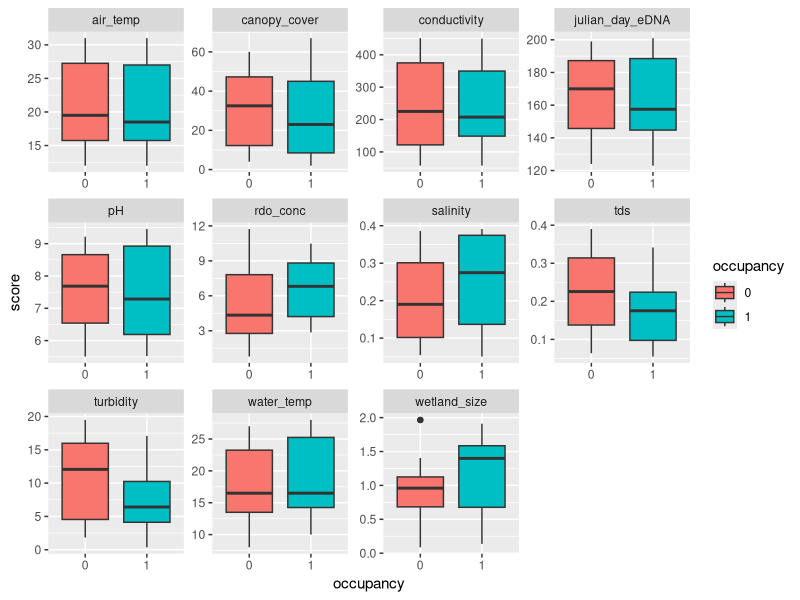

Recreate this plot in R.
library(tidyverse)
library(dplyr)
library(ggplot2)

#importing data and adding occupancy as a factor, creating a longer dataset with gather()
data <- (read_csv("qmee_data.csv", col_types=cols())%>%
           mutate(occupancy = as.factor(edna_occ))%>%
           gather('wetland_size', 'water_temp','air_temp','pH','salinity','rdo_conc', 'turbidity', 'conductivity', 'canopy_cover', 'tds', 'julian_day_eDNA', key = "env", value = "score")%>%
           subset(select = -c(edna_occ,pct_pos_qpcr))
)

#boxplots of environmental variables by occupancy, scales are adjusted by the bounds of each environmental variable using "free"
figure <- ggplot(data, aes(x=occupancy, y=score)) +
  geom_boxplot(aes(fill=occupancy)) +
  facet_wrap(~env, scales = "free")

print(figure)